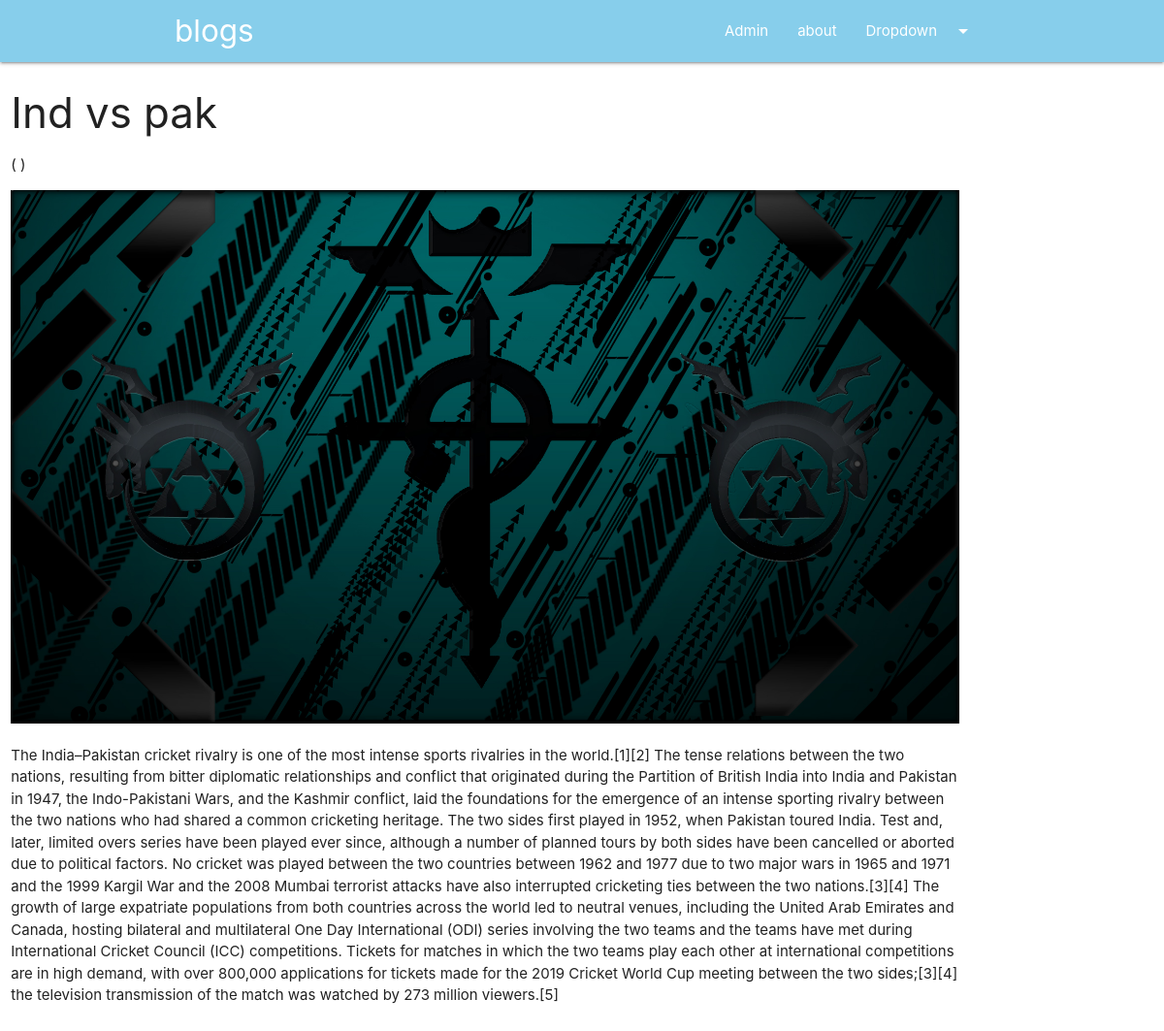
Page /blog/indvspak on the committed database.
### blog/models.py (models this page shows, shortened)
class Post(models.Model):
	post_id=models.AutoField(primary_key=True)
	category=models.ForeignKey(Category , on_delete=models.CASCADE)
	title=models.CharField(max_length=100)
	content=HTMLField()
	image=models.ImageField(upload_to= "post/")
	url=models.CharField(max_length=200)

### blog/views.py (the view)
# urls.py: path('blog/<slug:url>' ,blog_views.blog_post , name='blog_post')
def blog_post(request ,url):
	post=Post.objects.get(url=url)
	return render(request , 'posts.html' ,{'post':post})

### templates/posts.html (shortened to what this page needs)
{%extends 'base.html' %}
{%block content%}
<div class="container-custom">
    <div class="row">
        <div class="col s12 m10">
            <h3>{{post.title}}</h3>
            <p>( {{post.cat.title}} )</p>
            <img src="/media/{{post.image}}" class="responsive-img" alt="">
            <br>
            <p>
                {{post.content|safe}}
            </p>
        </div>
        </div>
    </div>
{%endblock%}

### blog/static/css/styles.css (style rules this page uses)
body { box-sizing: border-box; }

### rows in the picture
Post: title "Ind vs pak", image (picture), content "The India–Pakistan cricket rivalry is one of the most intense sports rivalries in the world.[1][2] The tense relations between the two nations, resulting from bitter diplomatic relationships and conflict that originated during the Partition of British India into India and Pakistan in 1947, the Indo-Pakistani Wars, and the Kashmir conflict, laid the foundations for the emergence of an intense sporting rivalry between the two nations who had shared a common cricketing heritage. The two sides first played in 1952, when Pakistan toured India. Test and, later, limited overs series have been played ever since, although a number of planned tours by both sides have been cancelled or aborted due to…"
